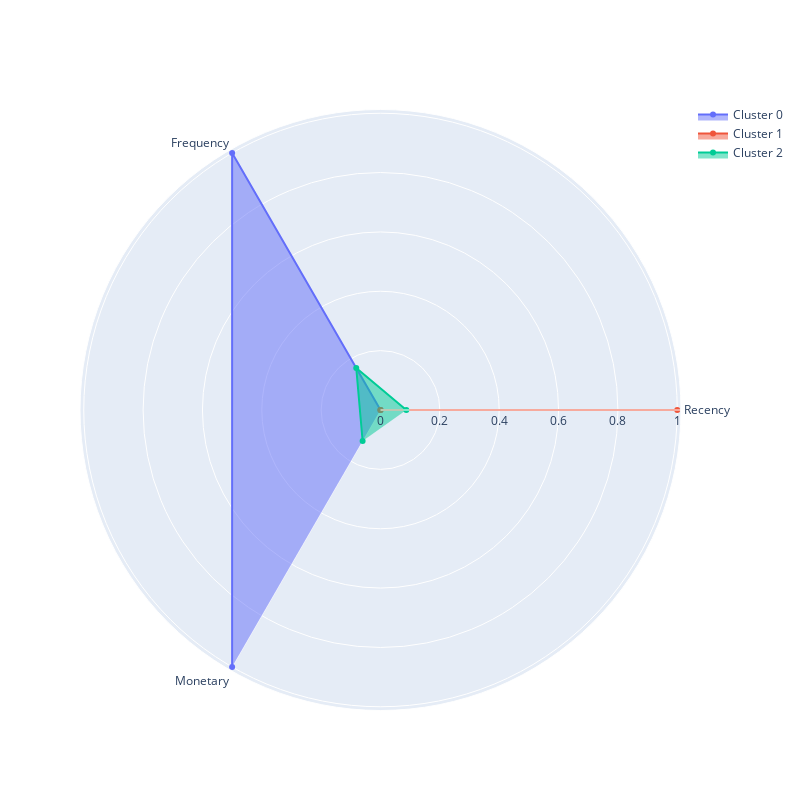

Notebook code cell kept with this figure:
### Markdown cell above
Визуализируем профили кластеров в виде полярной диаграммы на основе средних RFM-характеристик, вычисленных для каждого кластера.

### Code cell
plot_cluster_profile(grouped_data, 3)

### Figure 1 — Plotly figure (JSON) as saved in the notebook; plotly's stock layout.template omitted (floating-point values rounded to 4 significant figures)
{"data": [{"fill": "toself", "name": "Cluster 0", "r": [0, 1, 1], "theta": ["Recency", "Frequency", "Monetary"], "type": "scatterpolar"}, {"fill": "toself", "name": "Cluster 1", "r": [1, 0, 0], "theta": ["Recency", "Frequency", "Monetary"], "type": "scatterpolar"}, {"fill": "toself", "name": "Cluster 2", "r": [0.08702, 0.1634, 0.1205], "theta": ["Recency", "Frequency", "Monetary"], "type": "scatterpolar"}], "layout": {"autosize": false, "height": 800, "showlegend": true, "width": 800}}
